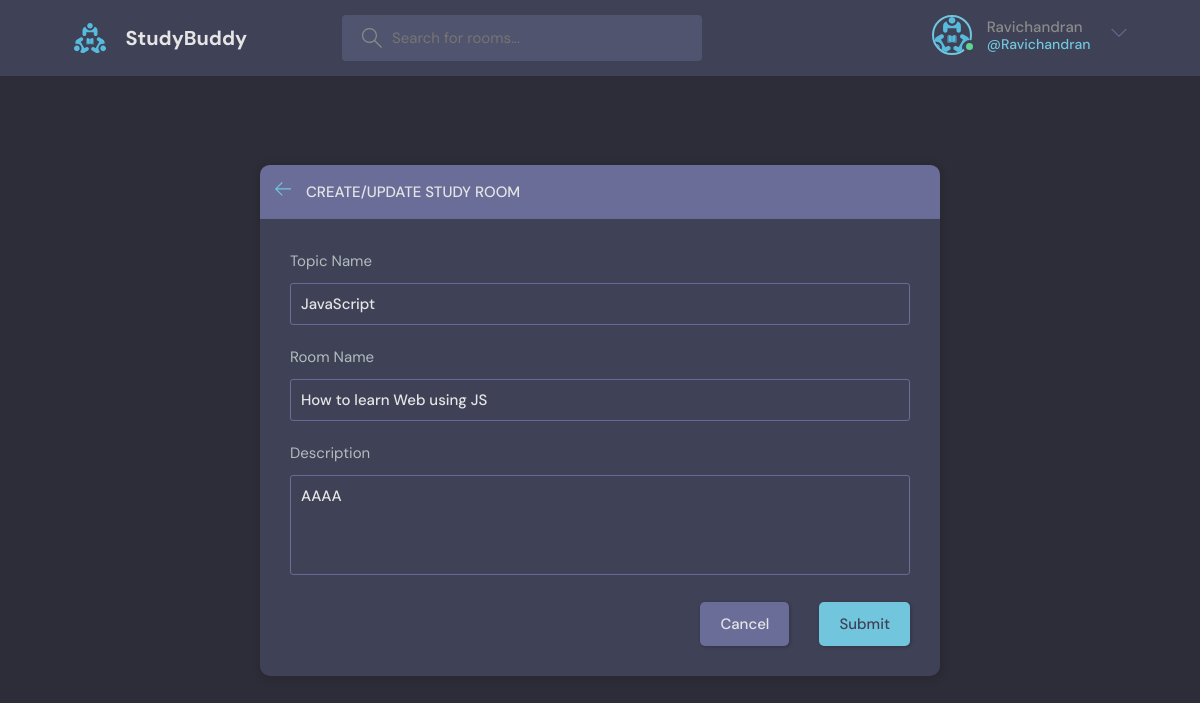
Page /updateroom/6 (signed in) on the committed database.
### base/models.py (models this page shows, shortened)
class Room(models.Model):
    host = models.ForeignKey(User, on_delete=models.SET_NULL,null=True)
    topic = models.ForeignKey(Topic, on_delete=models.SET_NULL,null=True)
    name = models.CharField(max_length=100)
    description = models.TextField(null=0,blank=0)
    participants = models.ManyToManyField(User,related_name="participants",blank=True)
    updated = models.DateTimeField(auto_now=True)
    created = models.DateTimeField(auto_now_add=True)
    class Meta:
        ordering = ['-updated','-created']

class Topic(models.Model):
    name = models.CharField(max_length=50)
    def __str__(self):
        return self.name

### base/views.py (the view, shortened to what this page needs)
# urls.py: path("updateroom/<int:pk>",views.updateRoom, name="updateroom"),
@login_required(login_url="login")
def updateRoom(request,pk):
    room = Room.objects.get(id=pk)
    form = RoomForm(instance=room)
    if request.user != room.host:
        return HttpResponse("You Are not allowed")
    return render(request,"base/room_form.html",{
        "form":form,
        "topics":Topic.objects.all,
        "room":room
    })

### base/forms.py
class RoomForm(ModelForm):
    class Meta:
        model = Room
        fields = "__all__"
        exclude = ['host','participants']

### templates/base/room_form.html (shortened to what this page needs)
<!DOCTYPE html>
<html lang="en">
{% extends 'base/base.html' %}
{% block content %}
<main class="create-room layout">
    <div class="container">
        <div class="layout__box">
            <div class="layout__boxHeader">
                <div class="layout__boxTitle">
                    <a href="index.html">
                        <svg version="1.1" xmlns="http://www.w3.org/2000/svg" width="32" height="32"
                            viewBox="0 0 32 32">
                            <title>arrow-left</title>
                            <path
                                d="M13.723 2.286l-13.723 13.714 13.719 13.714 1.616-1.611-10.96-10.96h27.625v-2.286h-27.625l10.965-10.965-1.616-1.607z">
                            </path>
                        </svg>
                    </a>
                    <h3>Create/Update Study Room</h3>
                </div>
            </div>
            <div class="layout__body">
                <form class="form" action="" method="post">
                    <div class="form__group">
                        <label for="room_topic">Topic Name</label>
                        <input type="text" value="{{room.topic}}" name="topic" list="topic-list">
                    </div>
                    <div class="form__group">
                        <label for="room_name">Room Name</label>
                        {{form.name}}
                    </div>
                    <div class="form__group">
                        <label for="room_description">Description</label>
                        {{form.description}}
                    </div>
                    <div class="form__action">
                        <a class="btn btn--dark" href="{% url 'home' %}">Cancel</a>
                        <button class="btn btn--main" type="submit">Submit</button>
                    </div>
                </form>
            </div>
        </div>
    </div>
</main>
{% endblock %}

### templates/base/navbar.html (shortened to what this page needs)
{% load static %}
<header class="header header--loggedIn">
    <div class="container">
        <a href="{% url 'home' %}" class="header__logo">
            <img src="{% static 'images/logo.svg' %}" />
            <h1>StudyBuddy</h1>
        </a>
        <form class="header__search" action="{% url 'home' %} " method="GET">
            <label>
                <input name="q" placeholder="Search for rooms..." />
            </label>
        </form>
        <nav class="header__menu">
            {% if request.user.is_authenticated %}
            <div class="header__user">
                <a href="{% url 'user-profile' request.user.id %}">
                    <div class="avatar avatar--medium active">
                        <img src="{% static 'images/logo.svg' %}" />
                    </div>
                    <p>{{request.user.username}}<span>@{{request.user.username}}</span></p>
                </a>
                <button class="dropdown-button">
                    <svg version="1.1" xmlns="http://www.w3.org/2000/svg" width="32" height="32" viewBox="0 0 32 32">
                        <title>chevron-down</title>
                        <path d="M16 21l-13-13h-3l16 16 16-16h-3l-13 13z"></path>
                    </svg>
                </button>
            </div>
            {% else %}
            <a href="{% url 'login' %}" >
                <img src="{% static 'images/avatar.svg' %}" />
                <p >Login</p>
            </a>
            {% endif %}
        </nav>
    </div>
</header>

### rows in the picture
Room: topic "JavaScript", name "How to learn Web using JS", description "AAAA"

### other values in the picture
{{ request.user.username }} "Ravichandran"
